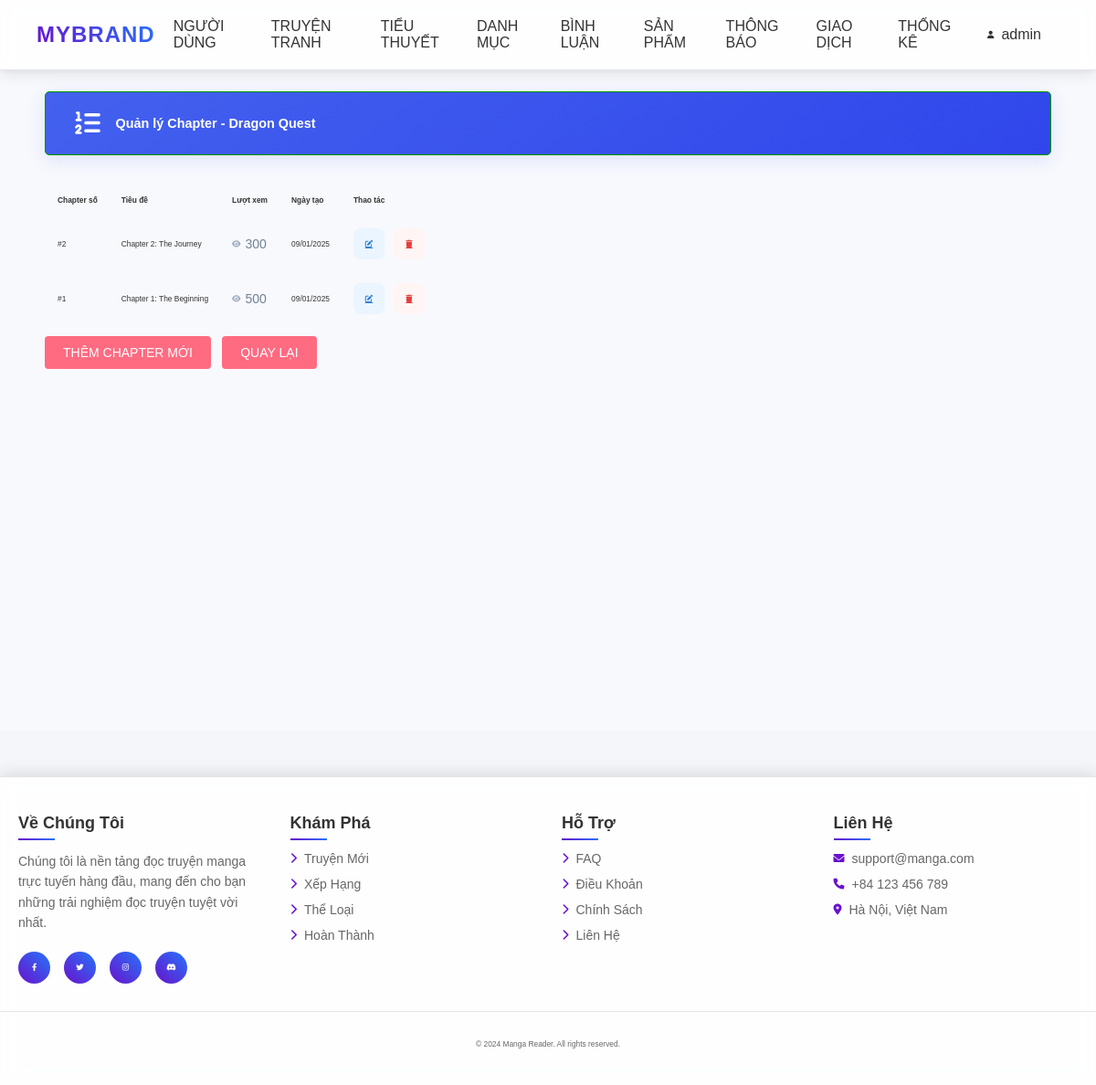
The app's page /app/admin/index.php?act=list_chapters&comic_id=1 (signed in) with its own data.
### tables this page shows
CREATE TABLE `comics` (
  `comic_id` int(11) NOT NULL,
  `title` varchar(255) NOT NULL,
  `description` text DEFAULT NULL,
  `author_id` int(11) DEFAULT NULL,
  `status` enum('ongoing','completed') DEFAULT 'ongoing',
  `cover_image` varchar(255) DEFAULT NULL,
  `views` int(11) DEFAULT 0,
  `favorites` int(11) DEFAULT 0,
  `created_at` timestamp NOT NULL DEFAULT current_timestamp()
);

CREATE TABLE `chapters` (
  `chapter_id` int(11) NOT NULL,
  `comic_id` int(11) NOT NULL,
  `title` varchar(255) NOT NULL,
  `content` text NOT NULL,
  `chapter_number` int(11) NOT NULL,
  `views` int(11) DEFAULT 0,
  `created_at` timestamp NOT NULL DEFAULT current_timestamp()
);

### app/models/pdo.php (called while the page is built, shortened)
<?php
function pdo_get_connection(){
    $dburl = "mysql:host=localhost;dbname=comic;charset=utf8mb4";
    $username = 'root';
    $password = '';
    $conn = new PDO($dburl, $username, $password);
    $conn->setAttribute(PDO::ATTR_ERRMODE, PDO::ERRMODE_EXCEPTION);
    return $conn;
}
function pdo_query($sql){
    $sql_args = array_slice(func_get_args(), 1);
    try{
        $conn = pdo_get_connection();
        $stmt = $conn->prepare($sql);
        $stmt->execute($sql_args);
        $rows = $stmt->fetchAll();
        return $rows;
    }
    catch(PDOException $e){
        throw $e;
    }
    finally{
        unset($conn);
    }
}
function pdo_query_one($sql){
    $sql_args = array_slice(func_get_args(), 1);
    try{
        $conn = pdo_get_connection();
        $stmt = $conn->prepare($sql);
        if($sql_args) {
            $stmt->execute($sql_args);
        } else {
            $stmt->execute();
        }
        $row = $stmt->fetch(PDO::FETCH_ASSOC);
        return $row;
    }
    catch(PDOException $e){
        throw $e;
    }
    finally{
        unset($conn);
    }
}

### app/admin/model/ComicsModel.php (called while the page is built, shortened)
<?php
function loadone_comic($comic_id) {
    $sql = "SELECT * FROM comics WHERE comic_id=" . $comic_id;
    return pdo_query_one($sql);
}
function get_chapters_by_comic($comic_id) {
    $sql = "SELECT * FROM chapters WHERE comic_id = ? ORDER BY chapter_number DESC";
    return pdo_query($sql, $comic_id);
}

### app/admin/view/comics/list_chapters.php (the view, shortened to what this page needs)
<!DOCTYPE html>
<html lang="vi">
<head>
    <link rel="stylesheet" href="public/css/admin.css">
    <link rel="stylesheet" href="https://cdnjs.cloudflare.com/ajax/libs/font-awesome/6.0.0/css/all.min.css">
</head>
<body>
    <div class="main-content">
        <div class="header">
            <div class="header-title">
                <h1><i class="fas fa-list-ol"></i> Quản lý Chapter - <?= $comic['title'] ?></h1>
            </div>
        </div>
        <div class="content">
            <div class="chapter-table">
                <table>
                    <thead>
                        <tr>
                            <th>Chapter số</th>
                            <th>Tiêu đề</th>
                            <th>Lượt xem</th>
                            <th>Ngày tạo</th>
                            <th>Thao tác</th>
                        </tr>
                    </thead>
                    <tbody>
                        <?php foreach ($chapters as $chapter): ?>
                            <tr>
                                <td>#<?= $chapter['chapter_number'] ?></td>
                                <td><?= $chapter['title'] ?></td>
                                <td>
                                    <div class="views-count">
                                        <i class="fas fa-eye"></i>
                                        <?= number_format($chapter['views']) ?>
                                    </div>
                                </td>
                                <td><?= date('d/m/Y', strtotime($chapter['created_at'])) ?></td>
                                <td>
                                    <div class="action-buttons">
                                        <a href="index.php?act=edit_chapter&id=<?= $chapter['chapter_id'] ?>"
                                           class="edit-btn" title="Chỉnh sửa">
                                            <i class="fas fa-edit"></i>
                                        </a>
                                        <a href="index.php?act=delete_chapter&id=<?= $chapter['chapter_id'] ?>"
                                           class="delete-btn"
                                           onclick="return confirm('Bạn có chắc muốn xóa chapter này?')"
                                           title="Xóa">
                                            <i class="fas fa-trash"></i>
                                        </a>
                                    </div>
                                </td>
                            </tr>
                        <?php endforeach; ?>
                    </tbody>
                </table>
            </div>
            <div class="row mb10" style="margin-top: 20px;">
                <a href="index.php?act=add_chapter&comic_id=<?= $comic_id ?>" class="save-btn">THÊM CHAPTER MỚI</a>
                <a href="index.php?act=list_comics" class="save-btn" style="margin-left: 10px;">QUAY LẠI</a>
            </div>
        </div>
    </div>
</body>
</html>

### public/css/admin.css (style rules this page uses)
:root { --primary: #4361ee; --primary-dark: #3046eb; --primary-light: #eef2ff; --secondary: #2b3ff7; --text-dark: #1e2532; --text-light: #6e7a8f; --white: #ffffff; --bg-light: #f8f9fd; }
* { margin: 0; padding: 0; box-sizing: border-box; }
body { font-family: 'Segoe UI', Tahoma, Geneva, Verdana, sans-serif; background: #f4f6f9; color: #333; }
.main-content { padding: 20px; margin: 80px auto 0; width: 100%; position: relative; min-height: calc(100vh - 80px); background: var(--bg-light); }
.content { width: 95%; margin: 0 auto; }
.header { display: flex; justify-content: space-between; align-items: center; margin: 0 auto 30px; background: linear-gradient(145deg, var(--primary), var(--primary-dark)); padding: 0px 10px; border-radius: 20px; box-shadow: 0 5px 20px rgba(67, 97, 238, 0.15); width: 95%; }
.header-title { flex: 1; }
.header-title h1 { color: var(--white); font-size: 26px; font-weight: 600; display: flex; align-items: center; gap: 15px; }
.header-title h1 i { color: var(--white); font-size: 28px; }
.views-count { display: flex; align-items: center; gap: 6px; color: #718096; font-size: 14px; }
.views-count i { color: #a0aec0; }
.action-buttons { display: flex; gap: 8px; justify-content: center; }
.edit-btn, .delete-btn { width: 34px; height: 34px; display: inline-flex; align-items: center; justify-content: center; border-radius: 8px; transition: all 0.2s ease; }
.edit-btn { background: #ebf5ff; color: #3182ce; }
.delete-btn { background: #fff5f5; color: #e53e3e; }
.save-btn, .cancel-btn { padding: 10px 20px; border-radius: 4px; cursor: pointer; text-decoration: none; text-align: center; font-size: 14px; transition: all 0.3s ease; }
.save-btn { background: #ff6b81; color: white; border: none; }
* { box-sizing: border-box; font-family: sans-serif; font-size: 0.7vw ; }
.row { float: left; width: 100%; }
.mb10 { margin-bottom: 10px; }
.header { background-color: #1a8b93 ; border: 1px #090 solid; font-size: 1vw; color: blue; border-radius: 5px; }
.header h1 { margin: 20px; font-size: 1.2vw; }

### public/css/home.css (style rules this page uses)
* { margin: 0; padding: 0; box-sizing: border-box; }
body { font-family: "Poppins", sans-serif; background: #f0f4f8; color: #333; overflow-x: hidden; }

### app/admin/view/comics/list_chapters.php (style rules this page uses)
.chapter-table { width: 100%; margin-top: 20px; }
.chapter-table th, .chapter-table td { padding: 12px; text-align: left; }
.views-count { display: flex; align-items: center; gap: 5px; }
.action-buttons { display: flex; gap: 10px; }

### records on screen
comics: title "Dragon Quest"
chapters: chapter_number "2", title "Chapter 2: The Journey", views "300", created_at "09/01/2025"
chapters: chapter_number "1", title "Chapter 1: The Beginning", views "500", created_at "09/01/2025"

### other values on screen
$user['username'] "admin"
